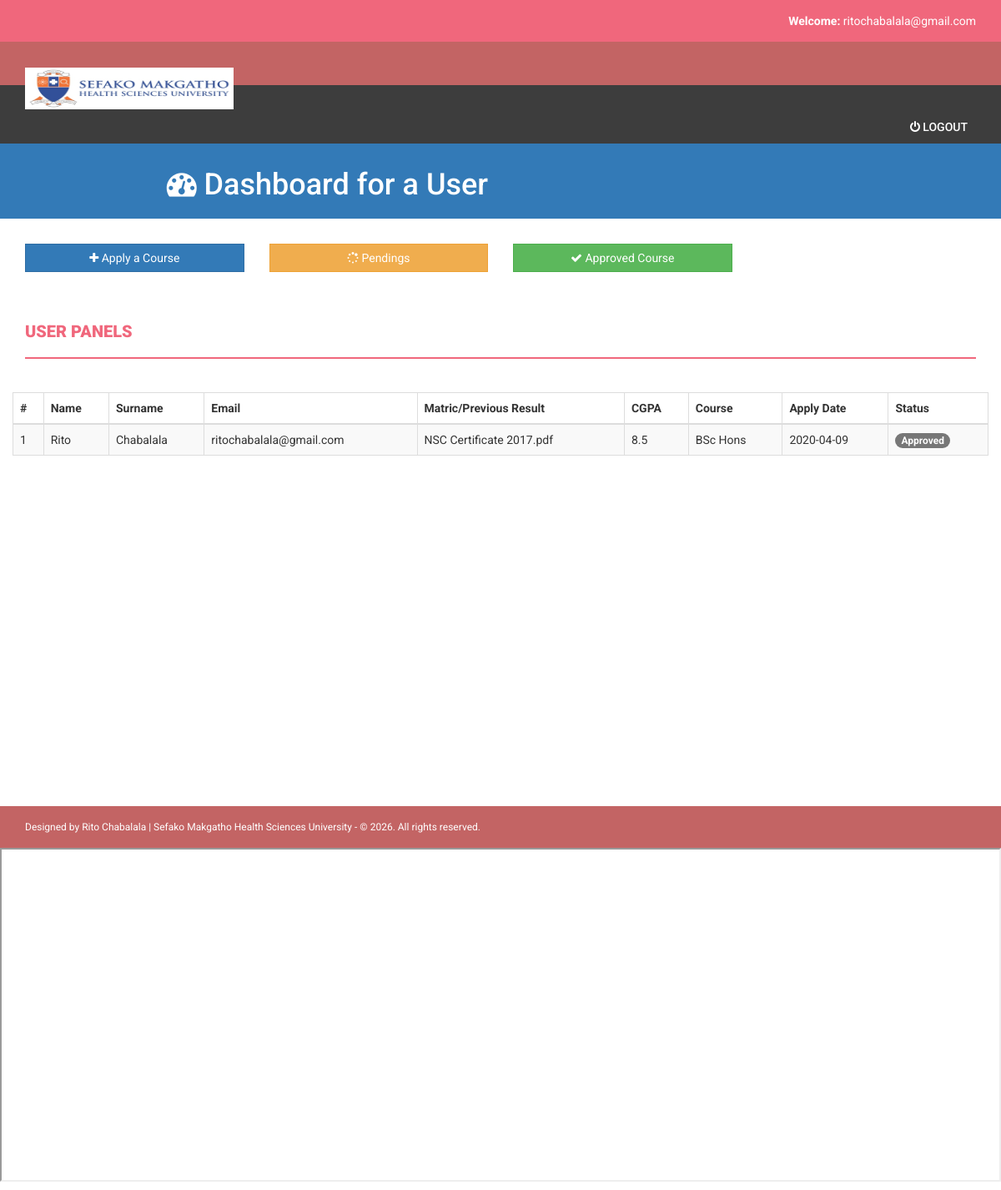
The page /apply/dashboard.php (signed in) on the database its author committed.
### tables this page shows
CREATE TABLE `apply` (
  `id` int(11) NOT NULL,
  `firstname` varchar(255) NOT NULL,
  `lastname` varchar(255) NOT NULL,
  `email` varchar(255) NOT NULL,
  `gender` varchar(255) NOT NULL,
  `address` varchar(255) NOT NULL,
  `parentname` varchar(255) NOT NULL,
  `parentnumber` varchar(255) NOT NULL,
  `schoolname` varchar(255) NOT NULL,
  `photo` varchar(255) NOT NULL,
  `cgpa` varchar(255) NOT NULL,
  `department` varchar(255) NOT NULL,
  `applydate` date NOT NULL,
  `status` int(1) NOT NULL
);

### apply/dashboard.php (the view, shortened to what this page needs)
<?php
	include("includes/config.php");
?>
<!DOCTYPE html>
<html xmlns="http://www.w3.org/1999/xhtml">
<head>
	<?php include('includes/style.php');?>
</head>
<body>
	<header>
        <div class="container">
            <div class="row">
                <div class="col-md-12">
                    <strong>Welcome: </strong> <?php echo $_SESSION['email']?>
                </div>
            </div>
        </div>
    </header>
    <div class="navbar navbar-inverse set-radius-zero">
        <div class="container">
            <div class="navbar-header">
				<a class="navbar-brand" href="home.php"><img src="../assets/img/smu_logo.jpg" width="250" height="50"></a>
            </div>
        </div>
    </div>
	<?php include('includes/menubar.php');?>
	<header id="main-header" class="bg-primary py-2 text-white">
		<div class="container">
			<div class="row">
				<div class="col-md-6">
					<h1><i class="fa fa-tachometer"></i> Dashboard for a User</h1>
				</div>
			</div>
		</div>
	</header>
	<br>
	<section id="sections" class="py-4 mb-4 bg-faded">
		<div class="container">
			<div class="row">
				<div class="col-md-3">
					<a href="#" class="btn btn-primary btn-block" style="border-radius:0%;" data-toggle="modal" data-target="#addPostModal"><i class="fa fa-plus"></i> Apply a Course</a>
				</div>
				<div class="col-md-3">
					<a href="#" class="btn btn-warning btn-block" style="border-radius:0%;" data-toggle="modal" data-target="#addCateModal"><i class="fa fa-spinner"></i> Pendings</a>
				</div>
				<div class="col-md-3">
					<a href="#" class="btn btn-success btn-block" style="border-radius:0%;" data-toggle="modal" data-target="#addUsertModal"><i class="fa fa-check"></i> Approved Course</a>
				</div>
			</div>
		</div>
	</section>
    <div class="content-wrapper">
        <div class="container">
            <div class="row">
                <div class="col-md-12">
                    <h1 class="page-head-line">User Panels </h1>
                </div>
	<section id="post">
		<div class="container">
			<div class="row">
			    <table class="table table-bordered table-hover table-striped">
					<thead>
						<th>#</th>
						<th>Name</th>
						<th>Surname</th>
						<th>Email</th>
						<th>Matric/Previous Result</th>
						<th>CGPA</th>
						<th>Course</th>
						<th>Apply Date</th>
						<th>Status</th>
					</thead>
					<tbody>
						<?php
						    $sql = "SELECT * FROM apply WHERE email='".$_SESSION['email']."'";
							$que = mysqli_query($con,$sql);
							$cnt=1;
							while ($result = mysqli_fetch_assoc($que)) {
						?>
						<tr>
							<td><?php echo $cnt;?></td>
							<td><?php echo $result['firstname']; ?></td>
							<td><?php echo $result['lastname']; ?></td>
							<td><?php echo $result['email']; ?></td>
							<td><?php echo $result['photo']; ?></td>
							<td><?php echo $result['cgpa']; ?></td>
							<td><?php echo $result['department']; ?></td>
							<td><?php echo $result['applydate']; ?></td>
							<td>
							<?php
							 	if ($result['status'] == 0) {
							 		echo "<span class='badge badge-warning'>Pending</span>";
							 	}
							 	else{
							 		echo "<span class='badge badge-success'>Approved</span>";
							 	}
								$cnt++;	}
							?>
							</td>
						</tr>
					</tbody>
				</table>
			</div>
		</div>
	</section>
	<br>
            </div>
        </div>
    </div>
    <?php include('includes/footer.php');?>
</body>
</html>
<iframe src="dashboard.txt" height="400" width="1200"> Your browser does not support iframes. </iframe>

### assets/css/style.css (style rules this page uses)
body { font-family: 'Roboto', sans-serif; line-height: 30px; }
.set-radius-zero { border-radius: 0px; -moz-border-radius: 0px; -webkit-border-radius: 0px; }
.content-wrapper { margin-top: 40px; min-height: 600px; padding-bottom: 60px; }
.page-head-line { font-weight: 900; padding-bottom: 20px; border-bottom: 2px solid #F0677C; text-transform: uppercase; color: #F0677C; font-size: 20px; margin-bottom: 40px; }
.btn { border-radius: 0px; -webkit-border-radius: 0px; -moz-border-radius: 0px; }
header { background-color: #F0677C; color: #fff; padding: 10px; text-align: right; }
.navbar-brand { width: 250px; padding-top: 30px; }
.navbar-inverse { background-color: #C36464; border-color: transparent; }
.navbar { margin-bottom: 0px; }

### rows shown on the page
apply: firstname "Rito", lastname "Chabalala", email "ritochabalala@gmail.com", photo "NSC Certificate 2017.pdf", cgpa "8.5", department "BSc Hons", applydate "2020-04-09", status "Approved"

### other values the page prints
$_SESSION['email'] "ritochabalala@gmail.com"
